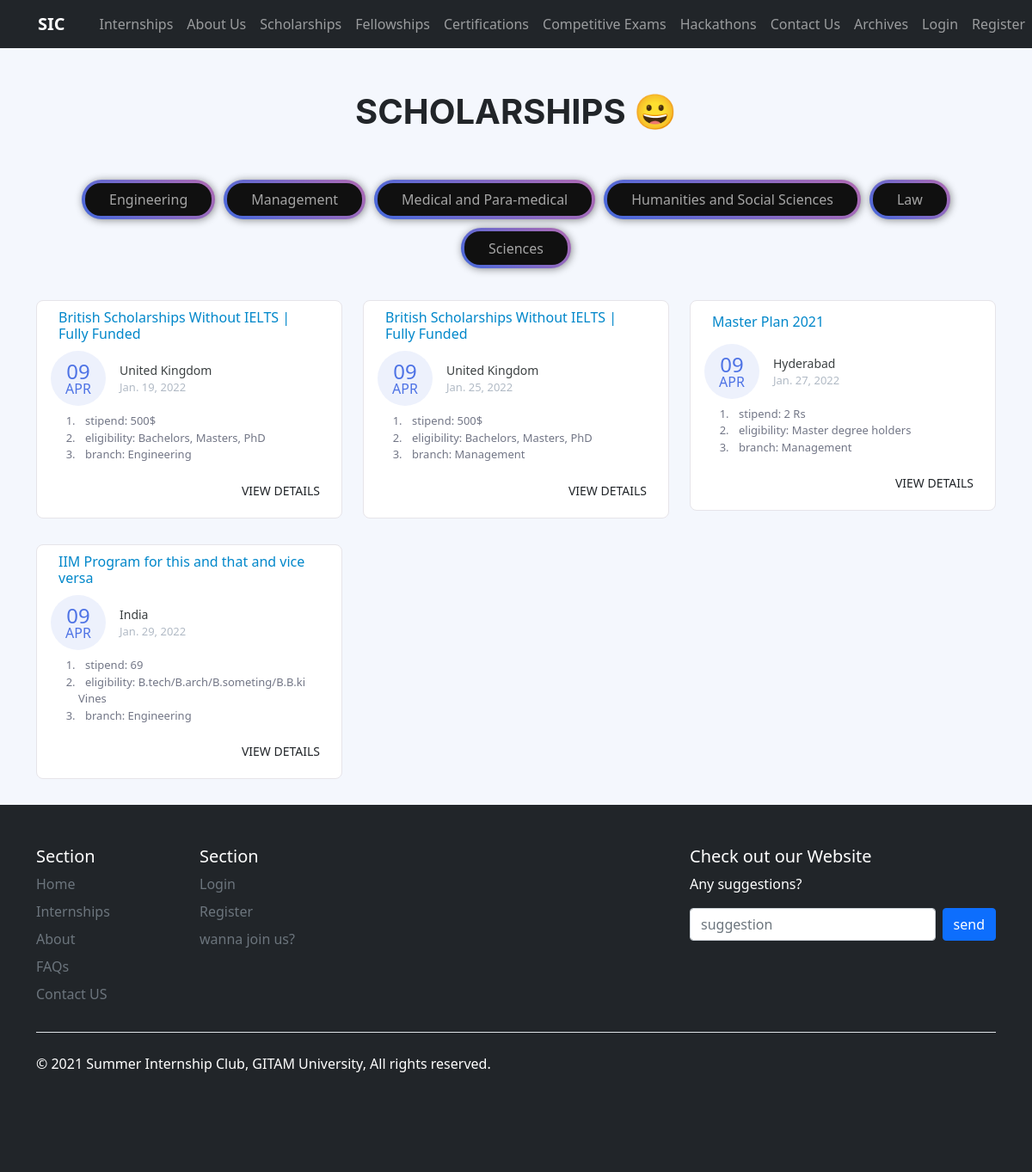
/scholarships/, run on the app's committed database.
### page/models.py (models this page shows, shortened)
class Scolarships(models.Model):
    name = models.CharField(max_length=150)
    eligibility = models.CharField(max_length=150)
    description = models.TextField()
    university_organization = models.CharField(max_length=100, null=True)
    stipend = models.CharField(max_length=80)
    duration = models.CharField(max_length=80)
    end_date = models.DateField()
    country = models.CharField(max_length=50)
    branch = models.CharField(max_length=50, choices=BRANCH_CHOICES, default='Everyone')
    referral_link = models.CharField(max_length=150, null=True)
    link_to_apply = models.CharField(max_length=150)
    date_posted = models.DateTimeField(default=timezone.now, blank=False)

### page/views.py (the view)
# urls.py: path('scholarships/', views.scholarships, name='page-scholarships'),
def scholarships(request):
    context = {
        'branches': branches,
        'count': Scolarships.objects.all().count(),
        'scholarships': Scolarships.objects.order_by('-date_posted')
    }
    return render(request, 'page/scholarships.html', context)

### page/templates/page/scholarships.html (shortened to what this page needs)
{% extends "page/base.html" %} {% block content %} {% load static %}
<div>
  <div class="heading"><h1>SCHOLARSHIPS 😀</h1></div>
  <div class="selectButtons">
    {% for branch in branches %}
    <a class="bn40" href="{% url 'scholarship_branch' branch %}"
      ><button class="bn30">{{branch}}</button></a>
    {% endfor %}
  </div>
</div>
<div class="container">
  <div class="row">
    {% for post in scholarships %}
    <div class="col-lg-4">
      <div class="card card-margin">
        <div class="card-header no-border">
          <h6 class="card-title hover-underline-animation">{{ post.name }}</h6>
        </div>
        <div class="card-body pt-0">
          <div class="widget-49">
            <div class="widget-49-title-wrapper">
              <div class="widget-49-date-primary">
                <span class="widget-49-date-day">09</span>
                <span class="widget-49-date-month">apr</span>
              </div>
              <div class="widget-49-meeting-info">
                <span class="widget-49-pro-title">{{ post.country }}</span>
                <span class="widget-49-meeting-time">{{ post.end_date }}</span>
              </div>
            </div>
            <ol class="widget-49-meeting-points">
              <li class="widget-49-meeting-item">
                <span>stipend: {{ post.stipend }} </span>
              </li>
              <li class="widget-49-meeting-item">
                <span>eligibility: {{ post.eligibility }}</span>
              </li>
              <li class="widget-49-meeting-item">
                <span>branch: {{ post.branch }}</span>
              </li>
            </ol>
            <div class="widget-49-meeting-action">
              <a href="{% url 'specific_scholarship' post.name %}"
                class="btn btn-sm btn-flash-border-primary">View Details</a>
            </div>
          </div>
        </div>
      </div>
    </div>
    {% endfor %}
  </div>
</div>
{% endblock content %}

### page/templates/page/scholarships.html (style rules this page uses)
body { background: #f4f7fd; }
.heading { font-family: "Inter", sans-serif; margin: 50px; }
.heading h1 { font-weight: bolder; text-align: center; margin: 20px; }
.card-margin { margin-bottom: 1.875rem; }
.card { position: relative; display: flex; flex-direction: column; min-width: 0; word-wrap: break-word; background-color: #ffffff; background-clip: border-box; border: 1px solid #e6e4e9; border-radius: 8px; transition: 0.3s transform cubic-bezier(0.155, 1.105, 0.295, 1.12), 0.3s box-shadow, 0.3s -webkit-transform cubic-bezier(0.155, 1.105, 0.295, 1.12); }
.card-title { margin: 10px; }
.hover-underline-animation { display: inline-block; position: relative; color: #0087ca; }
.hover-underline-animation:after { content: ""; position: absolute; width: 100%; transform: scaleX(0); height: 2px; bottom: 0; left: 0; background-color: #0087ca; transform-origin: bottom right; transition: transform 0.25s ease-out; }
.card .card-header.no-border { border: 0; }
.card .card-header { background: none; padding: 0 0.9375rem; font-weight: 500; display: flex; align-items: center; min-height: 50px; }
.card-header:first-child { border-radius: calc(8px - 1px) calc(8px - 1px) 0 0; }
.widget-49 .widget-49-title-wrapper { display: flex; align-items: center; }
.widget-49 .widget-49-title-wrapper .widget-49-date-primary { display: flex; align-items: center; justify-content: center; flex-direction: column; background-color: #edf1fc; width: 4rem; height: 4rem; border-radius: 50%; }
.widget-49 .widget-49-title-wrapper .widget-49-date-primary .widget-49-date-day { color: #4e73e5; font-weight: 500; font-size: 1.5rem; line-height: 1; }
.widget-49 .widget-49-title-wrapper .widget-49-date-primary .widget-49-date-month { color: #4e73e5; line-height: 1; font-size: 1rem; text-transform: uppercase; }
.widget-49 .widget-49-title-wrapper .widget-49-meeting-info { display: flex; flex-direction: column; margin-left: 1rem; }
.widget-49 .widget-49-title-wrapper .widget-49-meeting-info .widget-49-pro-title { color: #3c4142; font-size: 14px; }
.widget-49 .widget-49-title-wrapper .widget-49-meeting-info .widget-49-meeting-time { color: #b1bac5; font-size: 13px; }
.widget-49 .widget-49-meeting-points { font-weight: 400; font-size: 13px; margin-top: 0.5rem; }
.widget-49 .widget-49-meeting-points .widget-49-meeting-item { display: list-item; color: #727686; }
.widget-49 .widget-49-meeting-points .widget-49-meeting-item span { margin-left: 0.5rem; }
.widget-49 .widget-49-meeting-action { text-align: right; }
.widget-49 .widget-49-meeting-action a { text-transform: uppercase; }
.selectButtons { display: flex; flex-wrap: wrap; justify-content: center; align-items: center; margin: 2rem; }
.selectButtons a { margin: 5px; }
.bn30 { border: 5em; cursor: pointer; outline: none; font-size: 16px; -webkit-transform: translate(0); transform: translate(0); background-image: linear-gradient(45deg, #4568dc, #b06ab3); padding: 0.7em 2em; border-radius: 65px; box-shadow: 1px 1px 10px rgba(0, 0, 0, 0.438); -webkit-transition: box-shadow 0.25s; transition: box-shadow 0.25s; color: rgba(255, 255, 255, 0.623); }
.bn30:after { content: ""; border-radius: 18px; position: absolute; margin: 4px; top: 0; left: 0; bottom: 0; right: 0; z-index: -1; background: #101010; }

### data on the page
Scolarships: name "British Scholarships Without IELTS | Fully Funded", country "United Kingdom", end_date "Jan. 19, 2022", stipend "500$", eligibility "Bachelors, Masters, PhD", branch "Engineering"
Scolarships: name "British Scholarships Without IELTS | Fully Funded", country "United Kingdom", end_date "Jan. 25, 2022", stipend "500$", eligibility "Bachelors, Masters, PhD", branch "Management"
Scolarships: name "Master Plan 2021", country "Hyderabad", end_date "Jan. 27, 2022", stipend "2 Rs", eligibility "Master degree holders", branch "Management"
Scolarships: name "IIM Program for this and that and vice versa", country "India", end_date "Jan. 29, 2022", stipend "69", eligibility "B.tech/B.arch/B.someting/B.B.ki Vines", branch "Engineering"

### other printed values
{{ branch }} "Engineering" "Management" "Medical and Para-medical" "Humanities and Social Sciences" "Law" "Sciences"
